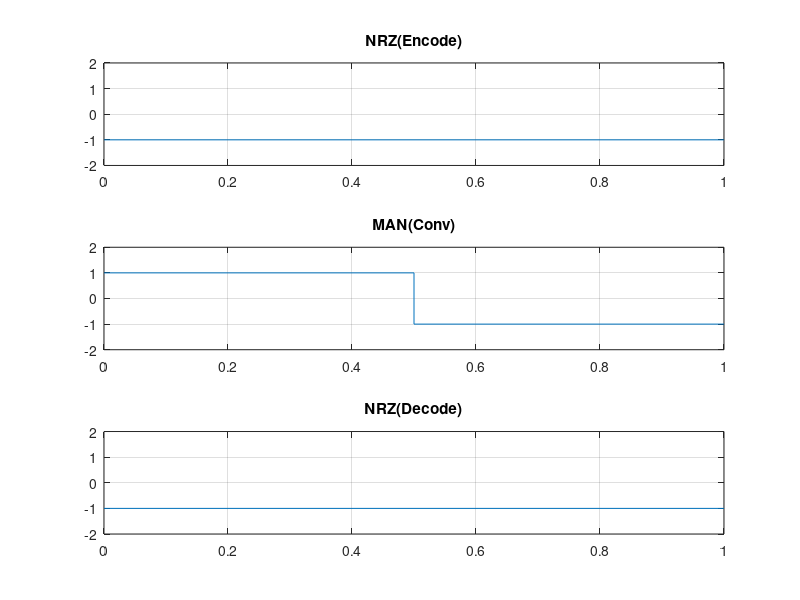

MATLAB code for this plot:
m = input('enter stream of bits');
n = length(m);
x = [];
y = [];

u = [];
v = [];

r = [];
t = [];
%nrz
for i=1:n
    x=[x i-1 i];
    if(m(i)==1)
        y=[y 1 1 ];
    else
        y=[y -1 -1];
    end
      u=[u i-1 i-1+0.5 i-1+0.5 i]; 
    if(y(i*2)==-1)
        v=[v 1 1 -1 -1];
    else
        v=[v -1 -1 1 1];
    end
     r=[r i-1  i];
    if(v(i*4)==-1)
        if(u(i*4)==i)
            t=[t -1 -1];
        end    
    else
         t=[t 1 1];
       
    end
end
subplot(3, 1, 1);
plot(x, y);
axis([0, n, -2, 2]);
grid on;
title('NRZ(Encode)');

% Plot second graph (a, b)
subplot(3, 1, 2);
plot(u, v);
axis([0, n, -2, 2]);
grid on;
title('MAN(Conv)');

subplot(3, 1, 3);
plot(r,t);
axis([0, n, -2, 2]);
grid on;
title('NRZ(Decode)');

% plot(x,y,u,v,r,t),axis([0,n,-6,4]);
% grid on;
% title('Manchester');